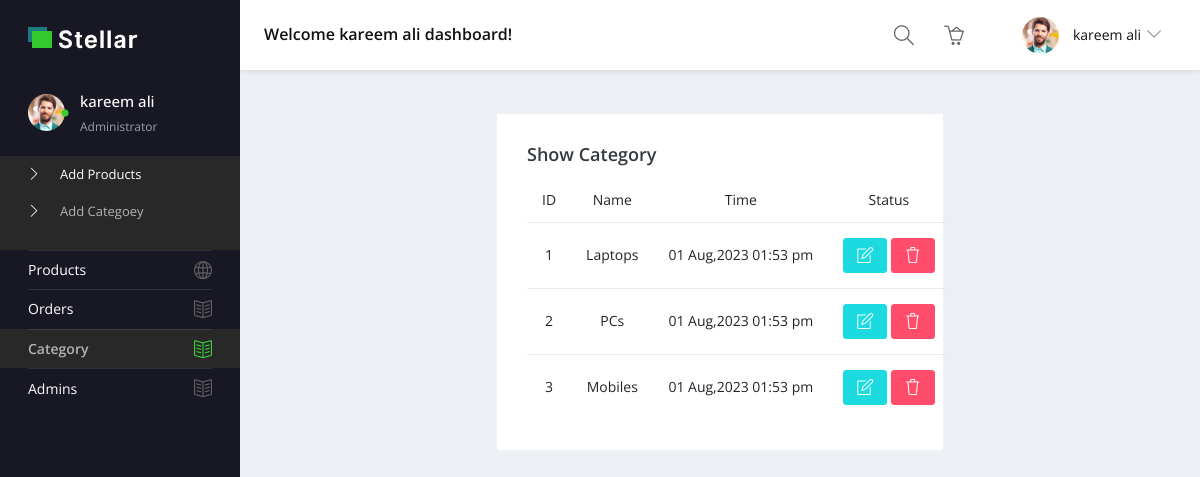
Screenshot of /admin/category.php (signed in) with the database file from the repository.
### tables this page shows
CREATE TABLE `cats` (
    `id` INT UNSIGNED NOT NULL AUTO_INCREMENT,
    `name` VARCHAR(255) NOT NULL,
    `created_at` DATETIME NOT NULL DEFAULT NOW(),
    PRIMARY KEY (id)
);

### classes/Models/Cat.php (called while the page is built, shortened)
<?php
class Cat extends Db
{
    public function __construct()
    {
        $this->table = "cats";
    }
}

### classes/Db.php (called while the page is built, shortened)
<?php
class Db
{
    protected $table;
    protected $conn;
    public function connect()
    {
        $this->conn = mysqli_connect(DB_SERVERNAME,DB_USERNAME,DB_PASSWORD,DB_NAME);
    }
    public function selectAll(string $fields = "*"):array
    {
        $sql = "select $fields from $this->table";
        $result = mysqli_query($this->conn, $sql);
        return mysqli_fetch_all($result, MYSQLI_ASSOC);
    }
}

### admin/category.php (the view, shortened to what this page needs)
<?php require_once("inc/header.php"); ?>
<?php
$catObject = new Cat();
$categorys = $catObject->selectAll();
?>
<div class="row justify-content-center">
  <div class="col-lg-6 grid-margin stretch-card">
    <div class="card">
      <div class="card-body">
        <h4 class="card-title">Show Category</h4>
        <table class="table table-hover text-center">
          <thead>
            <tr>
              <th>ID</th>
              <th>Name</th>
              <th>Time</th>
              <th>Status</th>
            </tr>
          </thead>
          <tbody>
            <?php foreach ($categorys as $index => $category) : ?>
              <tr>
                <td><?= $index + 1 ?></td>
                <td> <?= $category['name'] ?> </td>
                <td> <?= date("d M,Y h:i a", strtotime($category['created_at'])); ?> </td>
                <td> <a href="<?= AURL . "/edit-category.php?id=" . $category['id'] ?>" class="btn btn-primary btn-sm"><i class="icon-note icon-md"></i></a> <a href="<?= URL . "admin/handlers/delete-category.php?id=" . $category['id'] ?>" class="btn btn-danger btn-sm"><i class="icon-trash icon-md"></i></a></td>
              </tr>
            <?php endforeach; ?>
          </tbody>
        </table>
      </div>
    </div>
  </div>
</div>
<?php require_once("inc/footer.php"); ?>

### rows the page displays
cats: name "Laptops", created_at "01 Aug,2023 01:53 pm"
cats: name "PCs", created_at "01 Aug,2023 01:53 pm"
cats: name "Mobiles", created_at "01 Aug,2023 01:53 pm"

### other values shown
$session->get("adminName") "kareem ali"
